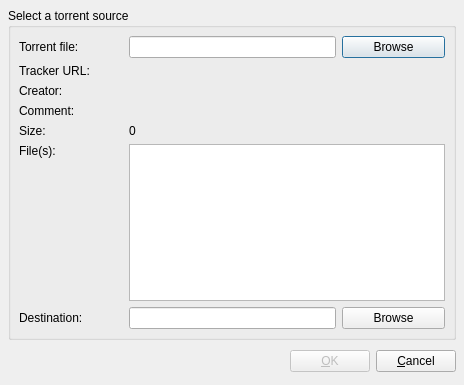
<ui version="4.0" >
<author></author>
<comment></comment>
<exportmacro></exportmacro>
<class>uTorrent::AddTorrentForm</class>
<widget class="QDialog" name="uTorrent::AddTorrentFile" >
    <property name="geometry" >
        <rect>
            <x>0</x>
            <y>0</y>
            <width>464</width>
            <height>385</height>
        </rect>
    </property>
    <property name="windowTitle" >
        <string>Add a torrent</string>
    </property>
    <property name="sizeGripEnabled" >
        <bool>false</bool>
    </property>
    <property name="modal" >
        <bool>true</bool>
    </property>
    <layout class="QVBoxLayout" >
        <property name="margin" >
            <number>8</number>
        </property>
        <property name="spacing" >
            <number>6</number>
        </property>
        <item>
            <widget class="QGroupBox" name="_mGroupBox" >
                <property name="title" >
                    <string>Select a torrent source</string>
                </property>
                <layout class="QGridLayout" >
                    <property name="margin" >
                        <number>8</number>
                    </property>
                    <property name="spacing" >
                        <number>6</number>
                    </property>
                    <item row="6" column="0" >
                        <widget class="QLabel" name="_mLabel4" >
                            <property name="text" >
                                <string>Destination:</string>
                            </property>
                        </widget>
                    </item>
                    <item row="0" column="1" colspan="2" >
                        <widget class="QLineEdit" name="_mTorrentFile" />
                    </item>
                    <item row="1" column="0" >
                        <widget class="QLabel" name="_mLabel2" >
                            <property name="text" >
                                <string>Tracker URL:</string>
                            </property>
                        </widget>
                    </item>
                    <item row="0" column="3" >
                        <widget class="QPushButton" name="_mBrowseTorrents" >
                            <property name="text" >
                                <string>Browse</string>
                            </property>
                            <property name="default" >
                                <bool>true</bool>
                            </property>
                        </widget>
                    </item>
                    <item row="5" column="0" >
                        <widget class="QLabel" name="_mLabel5" >
                            <property name="text" >
                                <string>File(s):</string>
                            </property>
                            <property name="alignment" >
                                <set>Qt::AlignLeading|Qt::AlignLeft|Qt::AlignTop</set>
                            </property>
                        </widget>
                    </item>
                    <item row="4" column="0" >
                        <widget class="QLabel" name="_mLabel3" >
                            <property name="text" >
                                <string>Size:</string>
                            </property>
                        </widget>
                    </item>
                    <item row="2" column="0" >
                        <widget class="QLabel" name="_mLabel6" >
                            <property name="text" >
                                <string>Creator:</string>
                            </property>
                        </widget>
                    </item>
                    <item row="5" column="1" colspan="3" >
                        <widget class="QTextEdit" name="_mTorrentContents" >
                            <property name="focusPolicy" >
                                <enum>Qt::NoFocus</enum>
                            </property>
                            <property name="tabChangesFocus" >
                                <bool>true</bool>
                            </property>
                            <property name="lineWrapMode" >
                                <enum>QTextEdit::NoWrap</enum>
                            </property>
                            <property name="readOnly" >
                                <bool>true</bool>
                            </property>
                        </widget>
                    </item>
                    <item row="6" column="1" colspan="2" >
                        <widget class="QLineEdit" name="_mDestinationFolder" >
                            <property name="focusPolicy" >
                                <enum>Qt::StrongFocus</enum>
                            </property>
                        </widget>
                    </item>
                    <item row="1" column="1" colspan="3" >
                        <widget class="QLabel" name="_mAnnounceUrl" >
                            <property name="text" >
                                <string>&lt;none></string>
                            </property>
                        </widget>
                    </item>
                    <item row="0" column="0" >
                        <widget class="QLabel" name="_mLabel" >
                            <property name="text" >
                                <string>Torrent file:</string>
                            </property>
                        </widget>
                    </item>
                    <item row="6" column="3" >
                        <widget class="QPushButton" name="_mBrowseDestination" >
                            <property name="text" >
                                <string>Browse</string>
                            </property>
                        </widget>
                    </item>
                    <item row="3" column="0" >
                        <widget class="QLabel" name="_mLabel7" >
                            <property name="text" >
                                <string>Comment:</string>
                            </property>
                        </widget>
                    </item>
                    <item row="3" column="1" colspan="3" >
                        <widget class="QLabel" name="_mCommentLabel" >
                            <property name="text" >
                                <string>&lt;none></string>
                            </property>
                        </widget>
                    </item>
                    <item row="2" column="1" colspan="3" >
                        <widget class="QLabel" name="_mCreatorLabel" >
                            <property name="text" >
                                <string>&lt;none></string>
                            </property>
                        </widget>
                    </item>
                    <item row="4" column="1" colspan="3" >
                        <widget class="QLabel" name="_mSizeLabel" >
                            <property name="text" >
                                <string>0</string>
                            </property>
                        </widget>
                    </item>
                </layout>
                <widget class="QWidget" name="_mWidget" >
                    <property name="geometry" >
                        <rect>
                            <x>10</x>
                            <y>40</y>
                            <width>364</width>
                            <height>33</height>
                        </rect>
                    </property>
                </widget>
            </widget>
        </item>
        <item>
            <layout class="QHBoxLayout" >
                <property name="margin" >
                    <number>0</number>
                </property>
                <property name="spacing" >
                    <number>6</number>
                </property>
                <item>
                    <spacer>
                        <property name="orientation" >
                            <enum>Qt::Horizontal</enum>
                        </property>
                        <property name="sizeHint" >
                            <size>
                                <width>131</width>
                                <height>31</height>
                            </size>
                        </property>
                    </spacer>
                </item>
                <item>
                    <widget class="QPushButton" name="_mOkButton" >
                        <property name="enabled" >
                            <bool>false</bool>
                        </property>
                        <property name="text" >
                            <string>&amp;OK</string>
                        </property>
                    </widget>
                </item>
                <item>
                    <widget class="QPushButton" name="_mCancelButton" >
                        <property name="text" >
                            <string>&amp;Cancel</string>
                        </property>
                    </widget>
                </item>
            </layout>
        </item>
    </layout>
</widget>
<pixmapfunction></pixmapfunction>
<tabstops>
    <tabstop>_mTorrentFile</tabstop>
    <tabstop>_mBrowseTorrents</tabstop>
    <tabstop>_mTorrentContents</tabstop>
    <tabstop>_mDestinationFolder</tabstop>
    <tabstop>_mBrowseDestination</tabstop>
    <tabstop>_mOkButton</tabstop>
    <tabstop>_mCancelButton</tabstop>
</tabstops>
<resources/>
<connections>
    <connection>
        <sender>_mOkButton</sender>
        <signal>clicked()</signal>
        <receiver>AddTorrentFile</receiver>
        <slot>accept()</slot>
        <hints>
            <hint type="sourcelabel" >
                <x>278</x>
                <y>253</y>
            </hint>
            <hint type="destinationlabel" >
                <x>96</x>
                <y>254</y>
            </hint>
        </hints>
    </connection>
    <connection>
        <sender>_mCancelButton</sender>
        <signal>clicked()</signal>
        <receiver>AddTorrentFile</receiver>
        <slot>reject()</slot>
        <hints>
            <hint type="sourcelabel" >
                <x>369</x>
                <y>253</y>
            </hint>
            <hint type="destinationlabel" >
                <x>179</x>
                <y>282</y>
            </hint>
        </hints>
    </connection>
</connections>
</ui>
